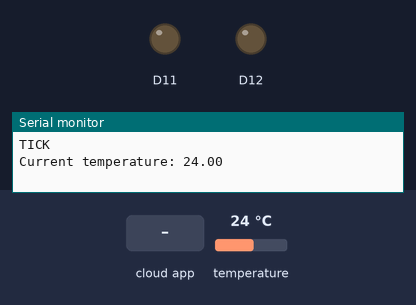
A sketch run on a simulated Arduino MKR. Parts: output pins drawn as LEDs (lit = HIGH), the last lines printed to the serial monitor. The test bench sets the inputs (shaded band); at power-on: temperature 24 °C. WiFi joins after 1.5 s; servers stay silent unless stated.

Above: at 4.2 s.
4.3 s: the phone or cloud app sets messenger to stout
At 10.3 s:
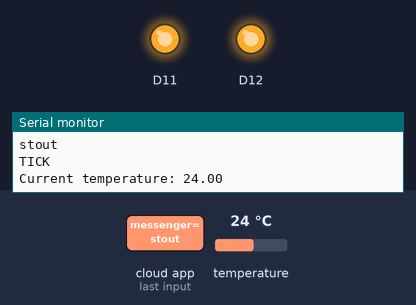
10.7 s: temperature set to 38.4 °C
13.2 s: temperature set to 39.8 °C
At 15.6 s:
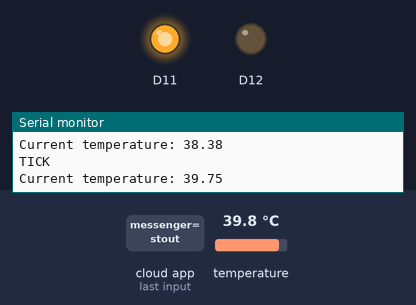
16.3 s: temperature set to 12 °C
At 18.7 s:
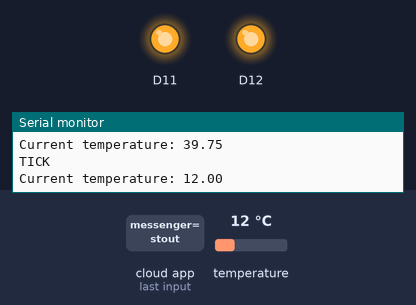
19.0 s: the phone or cloud app sets messenger to stop
At 24.1 s:
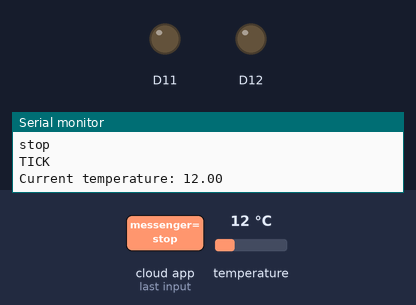
24.6 s: the phone or cloud app sets messenger to ipa
At 29.5 s:
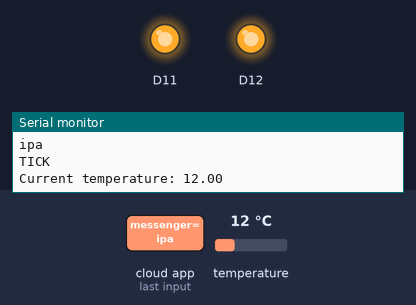
Timing chart, 0 to 31.0 s (numbered marks = the images above; inputs shaded):
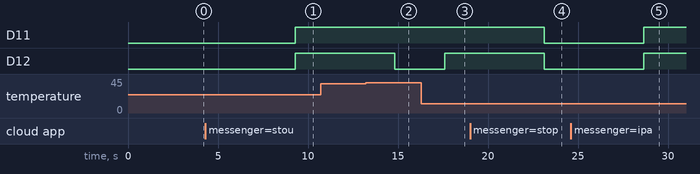

Measured:
- the behaviour switches between 38.9 and 39 °C on temperature (found by bisection; images 1 and 2)
- after the input at 4.3 s, D11, D12: LOW → HIGH after 5.0 s
- after the input at 13.2 s, D12: HIGH → LOW after 1.6 s
- after the input at 16.3 s, D12: LOW → HIGH after 1.3 s
- after the input at 19.0 s, D11, D12: HIGH → LOW after 4.1 s
- after the input at 24.6 s, D11, D12: LOW → HIGH after 4.1 s

The sketch:

brewer.ino
```cpp
/*
  Sketch generated by the Arduino IoT Cloud Thing "Untitled"
  https://create.arduino.cc/cloud/things/8ac1fd8b-25a8-4b1d-a1c4-37523bec9b35

  Arduino IoT Cloud Variables description

  The following variables are automatically generated and updated when changes are made to the Thing

  String messenger;
  float sensor_temperature;
  bool heater_one;
  bool heater_two;

  Variables which are marked as READ/WRITE in the Cloud Thing will also have functions
  which are called when their values are changed from the Dashboard.
  These functions are generated with the Thing and added at the end of this sketch.
*/

#include "thingProperties.h"
#include <OneWire.h>
#include <DallasTemperature.h>

#define ONE_WIRE_BUS 2

OneWire oneWire(ONE_WIRE_BUS);
DallasTemperature sensors(&oneWire);


void setup() {
  pinMode(11, OUTPUT);
  pinMode(12, OUTPUT);

  heater_one = false;
  heater_two = false;

  // Initialize serial and wait for port to open:
  Serial.begin(9600);
  // This delay gives the chance to wait for a Serial Monitor without blocking if none is found
  delay(1500);

  // Defined in thingProperties.h
  initProperties();

  // Connect to Arduino IoT Cloud
  ArduinoCloud.begin(ArduinoIoTPreferredConnection);

  setDebugMessageLevel(2);
  ArduinoCloud.printDebugInfo();
}

struct RecipePhase {
  String name;
  float temperature;
  int durationMin;
};

class Recipe {
  protected:
    bool running = false;

    short int currentPhaseId = 0;
    bool temperatureReached = false;
    bool timeReached = false;

    long int keepingStartedAtMs = 0;

    struct RecipePhase recipe[6];
    struct RecipePhase currentPhase;

    bool reachTemperature(float temperatureGoal){
      if(temperature < temperatureGoal){
        if(temperature < temperatureGoal - 1){
          heater_one = true;
          heater_two = true;
        } else {
          heater_one = true;
          heater_two = false;
        }
        return false;//not reached
      }
      heater_one = false;
      heater_two = false;
      keepingStartedAtMs = millis();
      return true;//reached
    };
    bool keepTemperature(float temperatureGoal, int durationMin) {
      Serial.print("keepTemperature: ");
      Serial.print("temperatureGoal - ");
      Serial.print(temperatureGoal);
      Serial.print("; durationMin - ");
      Serial.print(durationMin);
      Serial.print("; keepingStartedAtMs - ");
      Serial.print(keepingStartedAtMs);
      Serial.print("; time diff - ");
      Serial.println(millis() - keepingStartedAtMs);

      if((millis() - keepingStartedAtMs) / 1000 / 60 >= durationMin){
        return true;
      }

      if(temperature < temperatureGoal){
        heater_one = true;
        heater_two = false;
      } else {
        heater_one = false;
        heater_two = false;
      }
      return false;
    };
  public:
    float temperature = sensor_temperature;
    void run(){
      messenger = "Phase " + String(recipe[0].temperature) + "°C, " + String(recipe[0].durationMin) + "min: started";
      ArduinoCloud.update();
      running = true;
    };
    void stop(){
        running = false;
        heater_one = false;
        heater_two = false;
    };
    void tick() {
      Serial.println("TICK");
      Serial.print("Current temperature: ");
      Serial.println(temperature);

      if(running){
        if(currentPhaseId < sizeof(recipe)/sizeof(*recipe)) {
          currentPhase = recipe[currentPhaseId];

          if(temperatureReached) {
            messenger = "Phase " + String(currentPhase.temperature) + "°C, " + String(currentPhase.durationMin) + "min: temperature reached";
            ArduinoCloud.update();

            timeReached = keepTemperature(currentPhase.temperature, currentPhase.durationMin);
          } else {
            temperatureReached = reachTemperature(currentPhase.temperature);
          }

          if(timeReached) {
            messenger = "Phase " + String(currentPhase.temperature) + "°C, " + String(currentPhase.durationMin) + "min: duration reached";
            ArduinoCloud.update();

            keepingStartedAtMs = 0;
            temperatureReached = false;
            timeReached = false;

            currentPhaseId++;
            if(currentPhaseId < sizeof(recipe)/sizeof(*recipe)) {
              messenger = "Phase " + String(recipe[currentPhaseId].temperature) + "°C, " + String(recipe[currentPhaseId].durationMin) + "min: started";
              ArduinoCloud.update();
            }
          }
        } else {
          if(running) {
              messenger = "Done! Cool it down now.";
              ArduinoCloud.update();
              stop();
          }
        }
      } else {
        if(running) {
          stop();
        }
      }
    }
};

class StoutRecipe : public Recipe {
  public:
    StoutRecipe(){
      this->recipe[0] = {"1", 40.0, 45};
      this->recipe[1] = {"2", 50.0, 20};
      this->recipe[2] = {"3", 64.0, 60};
      this->recipe[3] = {"4", 72.0, 10};
      this->recipe[4] = {"5", 72.0, 20};
      this->recipe[5] = {"6", 78.0, 10};
    }
};

class IpaRecipe : public Recipe {
  public:
    IpaRecipe(){
      this->recipe[0] = {"1", 40.0, 45};
      this->recipe[1] = {"2", 50.0, 20};
      this->recipe[2] = {"3", 63.0, 60};
      this->recipe[3] = {"4", 70.0, 20};
      this->recipe[4] = {"5", 72.0, 20};
      this->recipe[5] = {"6", 78.0, 10};
    }
};

class WeissbierRecipe : public Recipe {
  public:
    WeissbierRecipe(){
      this->recipe[0] = {"1", 35.0, 15};
      this->recipe[1] = {"2", 47.0, 20};
      this->recipe[2] = {"3", 65.0, 60};
      this->recipe[3] = {"4", 72.0, 30};
      this->recipe[4] = {"5", 78.0, 10};
      this->recipe[5] = {"6", 78.0, 10};
    }
};

Recipe recipe;

void loop() {
  sensors.requestTemperatures(); // Send the command to get temperatures
  sensor_temperature = sensors.getTempCByIndex(0);
  recipe.temperature = sensor_temperature;

  recipe.tick();

  digitalWrite(11, heater_one);
  digitalWrite(12, heater_two);

  ArduinoCloud.update();
  delay(2000);
}

void onMessengerChange()  {
  Serial.println(messenger);

  if(messenger == "stop") {
    messenger = "Brewing has been stopped!";
    ArduinoCloud.update();
    recipe.stop();
  } else {
    if(messenger == "stout") {
      messenger = "Stout brewing has been started!";
      ArduinoCloud.update();
      recipe = StoutRecipe{};
      recipe.run();
    } else {
      if(messenger == "ipa") {
        messenger = "IPA brewing has been started!";
        ArduinoCloud.update();
        recipe = IpaRecipe{};
        recipe.run();
      } else {
        if(messenger == "weissbier") {
          messenger = "Weissbier brewing has been started!";
          ArduinoCloud.update();
          recipe = WeissbierRecipe{};
          recipe.run();
        } else {
          messenger = "I can only brew: stout, ipa or weissbier";
          ArduinoCloud.update();
        }
      }
    }
  }
}
```

arduino_secrets.h
```cpp
#define SECRET_SSID "GoodZone"
#define SECRET_PASS "6133667464"
```

thingProperties.h
```cpp
// Code generated by Arduino IoT Cloud, DO NOT EDIT.

#include <ArduinoIoTCloud.h>
#include <Arduino_ConnectionHandler.h>
#include "arduino_secrets.h"

const char SSID[]     = SECRET_SSID;    // Network SSID (name)
const char PASS[]     = SECRET_PASS;    // Network password (use for WPA, or use as key for WEP)

void onMessengerChange();

String messenger;
float sensor_temperature;
bool heater_one;
bool heater_two;

void initProperties(){

  ArduinoCloud.addProperty(messenger, READWRITE, ON_CHANGE, onMessengerChange);
  ArduinoCloud.addProperty(sensor_temperature, READ, ON_CHANGE, NULL);
  ArduinoCloud.addProperty(heater_one, READ, ON_CHANGE, NULL);
  ArduinoCloud.addProperty(heater_two, READ, ON_CHANGE, NULL);

}

WiFiConnectionHandler ArduinoIoTPreferredConnection(SSID, PASS);
```
